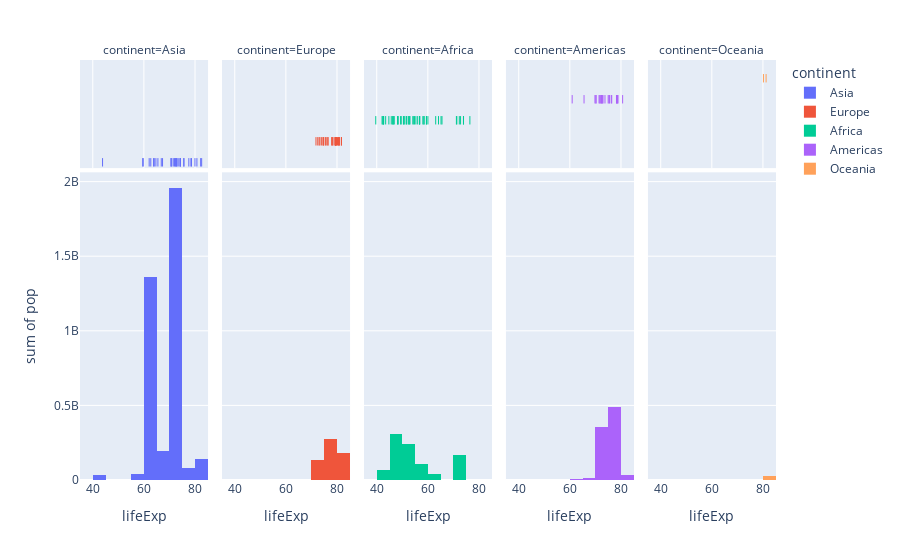

Source (notebook cell):
### Code cell
px.histogram(df, 
             x="lifeExp", 
             y="pop",
             hover_name="country", 
             color= "continent",
             marginal="rug",
             facet_col="continent"
            )

### Figure 1 — Plotly figure (JSON) as saved in the notebook; plotly's stock layout.template omitted (floating-point values rounded to 4 significant figures)
{"data": [{"bingroup": "x", "histfunc": "sum", "hovertemplate": "continent=Asia<br>lifeExp=%{x}<br>sum of pop=%{y}<extra></extra>", "legendgroup": "Asia", "marker": {"color": "#636efa", "pattern": {"shape": ""}}, "name": "Asia", "orientation": "v", "showlegend": true, "type": "histogram", "x": [43.83, 75.64, 64.06, 59.72, 72.96, 82.21, 64.7, 70.65, 70.96, 59.55, 80.75, 82.6, 72.53, 67.3, 78.62, 77.59, 71.99, 74.24, 66.8, 62.07, 63.78, 75.64, 65.48, 71.69, 72.78, 79.97, 72.4, 74.14, 78.4, 70.62, 74.25, 73.42, 62.7], "xaxis": "x", "y": [31889923, 708573, 150448339, 14131858, 1318683096, 6980412, 1110396331, 223547000, 69453570, 27499638, 6426679, 127467972, 6053193, 23301725, 49044790, 2505559, 3921278, 24821286, 2874127, 47761980, 28901790, 3204897, 169270617, 91077287, 27601038, 4553009, 20378239, 19314747, 23174294, 65068149, 85262356, 4018332, 22211743], "yaxis": "y"}, {"boxpoints": "all", "fillcolor": "rgba(255,255,255,0)", "hoveron": "points", "hovertemplate": "<b>%{hovertext}</b><br><br>continent=Asia<br>lifeExp=%{x}<extra></extra>", "hovertext": ["Afghanistan", "Bahrain", "Bangladesh", "Cambodia", "China", "Hong Kong, China", "India", "Indonesia", "Iran", "Iraq", "Israel", "Japan", "Jordan", "Korea, Dem. Rep.", "Korea, Rep.", "Kuwait", "Lebanon", "Malaysia", "Mongolia", "Myanmar", "Nepal", "Oman", "Pakistan", "Philippines", "Saudi Arabia", "Singapore", "Sri Lanka", "Syria", "Taiwan", "Thailand", "Vietnam", "West Bank and Gaza", "Yemen, Rep."], "jitter": 0, "legendgroup": "Asia", "line": {"color": "rgba(255,255,255,0)"}, "marker": {"color": "#636efa", "symbol": "line-ns-open"}, "name": "Asia", "showlegend": false, "type": "box", "x": [43.83, 75.64, 64.06, 59.72, 72.96, 82.21, 64.7, 70.65, 70.96, 59.55, 80.75, 82.6, 72.53, 67.3, 78.62, 77.59, 71.99, 74.24, 66.8, 62.07, 63.78, 75.64, 65.48, 71.69, 72.78, 79.97, 72.4, 74.14, 78.4, 70.62, 74.25, 73.42, 62.7], "xaxis": "x6", "yaxis": "y6"}, {"bingroup": "x", "histfunc": "sum", "hovertemplate": "continent=Europe<br>lifeExp=%{x}<br>sum of pop=%{y}<extra></extra>", "legendgroup": "Europe", "marker": {"color": "#EF553B", "pattern": {"shape": ""}}, "name": "Europe", "orientation": "v", "showlegend": true, "type": "histogram", "x": [76.42, 79.83, 79.44, 74.85, 73.0, 75.75, 76.49, 78.33, 79.31, 80.66, 79.41, 79.48, 73.34, 81.76, 78.89, 80.55, 74.54, 79.76, 80.2, 75.56, 78.1, 72.48, 74.0, 74.66, 77.93, 80.94, 80.88, 81.7, 71.78, 79.42], "xaxis": "x2", "y": [3600523, 8199783, 10392226, 4552198, 7322858, 4493312, 10228744, 5468120, 5238460, 61083916, 82400996, 10706290, 9956108, 301931, 4109086, 58147733, 684736, 16570613, 4627926, 38518241, 10642836, 22276056, 10150265, 5447502, 2009245, 40448191, 9031088, 7554661, 71158647, 60776238], "yaxis": "y2"}, {"boxpoints": "all", "fillcolor": "rgba(255,255,255,0)", "hoveron": "points", "hovertemplate": "<b>%{hovertext}</b><br><br>continent=Europe<br>lifeExp=%{x}<extra></extra>", "hovertext": ["Albania", "Austria", "Belgium", "Bosnia and Herzegovina", "Bulgaria", "Croatia", "Czech Republic", "Denmark", "Finland", "France", "Germany", "Greece", "Hungary", "Iceland", "Ireland", "Italy", "Montenegro", "Netherlands", "Norway", "Poland", "Portugal", "Romania", "Serbia", "Slovak Republic", "Slovenia", "Spain", "Sweden", "Switzerland", "Turkey", "United Kingdom"], "jitter": 0, "legendgroup": "Europe", "line": {"color": "rgba(255,255,255,0)"}, "marker": {"color": "#EF553B", "symbol": "line-ns-open"}, "name": "Europe", "showlegend": false, "type": "box", "x": [76.42, 79.83, 79.44, 74.85, 73.0, 75.75, 76.49, 78.33, 79.31, 80.66, 79.41, 79.48, 73.34, 81.76, 78.89, 80.55, 74.54, 79.76, 80.2, 75.56, 78.1, 72.48, 74.0, 74.66, 77.93, 80.94, 80.88, 81.7, 71.78, 79.42], "xaxis": "x7", "yaxis": "y7"}, {"bingroup": "x", "histfunc": "sum", "hovertemplate": "continent=Africa<br>lifeExp=%{x}<br>sum of pop=%{y}<extra></extra>", "legendgroup": "Africa", "marker": {"color": "#00cc96", "pattern": {"shape": ""}}, "name": "Africa", "orientation": "v", "showlegend": true, "type": "histogram", "x": [72.3, 42.73, 56.73, 50.73, 52.3, 49.58, 50.43, 44.74, 50.65, 65.15, 46.46, 55.32, 48.33, 54.79, 71.34, 51.58, 58.04, 52.95, 56.73, 59.45, 60.02, 56.01, 46.39, 54.11, 42.59, 45.68, 73.95, 59.44, 48.3, 54.47, 64.16, 72.8, 71.16, 42.08, 52.91, 56.87, 46.86, 76.44, 46.24, 65.53, 63.06, 42.57, 48.16, 49.34, 58.56, 39.61, 52.52, 58.42, 73.92, 51.54, 42.38, 43.49], "xaxis": "x3", "y": [33333216, 12420476, 8078314, 1639131, 14326203, 8390505, 17696293, 4369038, 10238807, 710960, 64606759, 3800610, 18013409, 496374, 80264543, 551201, 4906585, 76511887, 1454867, 1688359, 22873338, 9947814, 1472041, 35610177, 2012649, 3193942, 6036914, 19167654, 13327079, 12031795, 3270065, 1250882, 33757175, 19951656, 2055080, 12894865, 135031164, 798094, 8860588, 199579, 12267493, 6144562, 9118773, 43997828, 42292929, 1133066, 38139640, 5701579, 10276158, 29170398, 11746035, 12311143], "yaxis": "y3"}, {"boxpoints": "all", "fillcolor": "rgba(255,255,255,0)", "hoveron": "points", "hovertemplate": "<b>%{hovertext}</b><br><br>continent=Africa<br>lifeExp=%{x}<extra></extra>", "hovertext": ["Algeria", "Angola", "Benin", "Botswana", "Burkina Faso", "Burundi", "Cameroon", "Central African Republic", "Chad", "Comoros", "Congo, Dem. Rep.", "Congo, Rep.", "Cote d'Ivoire", "Djibouti", "Egypt", "Equatorial Guinea", "Eritrea", "Ethiopia", "Gabon", "Gambia", "Ghana", "Guinea", "Guinea-Bissau", "Kenya", "Lesotho", "Liberia", "Libya", "Madagascar", "Malawi", "Mali", "Mauritania", "Mauritius", "Morocco", "Mozambique", "Namibia", "Niger", "Nigeria", "Reunion", "Rwanda", "Sao Tome and Principe", "Senegal", "Sierra Leone", "Somalia", "South Africa", "Sudan", "Swaziland", "Tanzania", "Togo", "Tunisia", "Uganda", "Zambia", "Zimbabwe"], "jitter": 0, "legendgroup": "Africa", "line": {"color": "rgba(255,255,255,0)"}, "marker": {"color": "#00cc96", "symbol": "line-ns-open"}, "name": "Africa", "showlegend": false, "type": "box", "x": [72.3, 42.73, 56.73, 50.73, 52.3, 49.58, 50.43, 44.74, 50.65, 65.15, 46.46, 55.32, 48.33, 54.79, 71.34, 51.58, 58.04, 52.95, 56.73, 59.45, 60.02, 56.01, 46.39, 54.11, 42.59, 45.68, 73.95, 59.44, 48.3, 54.47, 64.16, 72.8, 71.16, 42.08, 52.91, 56.87, 46.86, 76.44, 46.24, 65.53, 63.06, 42.57, 48.16, 49.34, 58.56, 39.61, 52.52, 58.42, 73.92, 51.54, 42.38, 43.49], "xaxis": "x8", "yaxis": "y8"}, {"bingroup": "x", "histfunc": "sum", "hovertemplate": "continent=Americas<br>lifeExp=%{x}<br>sum of pop=%{y}<extra></extra>", "legendgroup": "Americas", "marker": {"color": "#ab63fa", "pattern": {"shape": ""}}, "name": "Americas", "orientation": "v", "showlegend": true, "type": "histogram", "x": [75.32, 65.55, 72.39, 80.65, 78.55, 72.89, 78.78, 78.27, 72.23, 74.99, 71.88, 70.26, 60.92, 70.2, 72.57, 76.19, 72.9, 75.54, 71.75, 71.42, 78.75, 69.82, 78.24, 76.38, 73.75], "xaxis": "x4", "y": [40301927, 9119152, 190010647, 33390141, 16284741, 44227550, 4133884, 11416987, 9319622, 13755680, 6939688, 12572928, 8502814, 7483763, 2780132, 108700891, 5675356, 3242173, 6667147, 28674757, 3942491, 1056608, 301139947, 3447496, 26084662], "yaxis": "y4"}, {"boxpoints": "all", "fillcolor": "rgba(255,255,255,0)", "hoveron": "points", "hovertemplate": "<b>%{hovertext}</b><br><br>continent=Americas<br>lifeExp=%{x}<extra></extra>", "hovertext": ["Argentina", "Bolivia", "Brazil", "Canada", "Chile", "Colombia", "Costa Rica", "Cuba", "Dominican Republic", "Ecuador", "El Salvador", "Guatemala", "Haiti", "Honduras", "Jamaica", "Mexico", "Nicaragua", "Panama", "Paraguay", "Peru", "Puerto Rico", "Trinidad and Tobago", "United States", "Uruguay", "Venezuela"], "jitter": 0, "legendgroup": "Americas", "line": {"color": "rgba(255,255,255,0)"}, "marker": {"color": "#ab63fa", "symbol": "line-ns-open"}, "name": "Americas", "showlegend": false, "type": "box", "x": [75.32, 65.55, 72.39, 80.65, 78.55, 72.89, 78.78, 78.27, 72.23, 74.99, 71.88, 70.26, 60.92, 70.2, 72.57, 76.19, 72.9, 75.54, 71.75, 71.42, 78.75, 69.82, 78.24, 76.38, 73.75], "xaxis": "x9", "yaxis": "y9"}, {"bingroup": "x", "histfunc": "sum", "hovertemplate": "continent=Oceania<br>lifeExp=%{x}<br>sum of pop=%{y}<extra></extra>", "legendgroup": "Oceania", "marker": {"color": "#FFA15A", "pattern": {"shape": ""}}, "name": "Oceania", "orientation": "v", "showlegend": true, "type": "histogram", "x": [81.23, 80.2], "xaxis": "x5", "y": [20434176, 4115771], "yaxis": "y5"}, {"boxpoints": "all", "fillcolor": "rgba(255,255,255,0)", "hoveron": "points", "hovertemplate": "<b>%{hovertext}</b><br><br>continent=Oceania<br>lifeExp=%{x}<extra></extra>", "hovertext": ["Australia", "New Zealand"], "jitter": 0, "legendgroup": "Oceania", "line": {"color": "rgba(255,255,255,0)"}, "marker": {"color": "#FFA15A", "symbol": "line-ns-open"}, "name": "Oceania", "showlegend": false, "type": "box", "x": [81.23, 80.2], "xaxis": "x10", "yaxis": "y10"}], "layout": {"annotations": [{"font": {}, "showarrow": false, "text": "continent=Asia", "x": 0.092, "xanchor": "center", "xref": "paper", "y": 1, "yanchor": "bottom", "yref": "paper"}, {"font": {}, "showarrow": false, "text": "continent=Europe", "x": 0.296, "xanchor": "center", "xref": "paper", "y": 1, "yanchor": "bottom", "yref": "paper"}, {"font": {}, "showarrow": false, "text": "continent=Africa", "x": 0.5, "xanchor": "center", "xref": "paper", "y": 1, "yanchor": "bottom", "yref": "paper"}, {"font": {}, "showarrow": false, "text": "continent=Americas", "x": 0.704, "xanchor": "center", "xref": "paper", "y": 1, "yanchor": "bottom", "yref": "paper"}, {"font": {}, "showarrow": false, "text": "continent=Oceania", "x": 0.908, "xanchor": "center", "xref": "paper", "y": 1, "yanchor": "bottom", "yref": "paper"}], "barmode": "relative", "legend": {"title": {"text": "continent"}, "tracegroupgap": 0}, "margin": {"t": 60}, "xaxis": {"anchor": "y", "domain": [0, 0.184], "title": {"text": "lifeExp"}}, "xaxis10": {"anchor": "y10", "domain": [0.816, 1], "matches": "x", "showgrid": true, "showticklabels": false}, "xaxis2": {"anchor": "y2", "domain": [0.204, 0.388], "matches": "x", "title": {"text": "lifeExp"}}, "xaxis3": {"anchor": "y3", "domain": [0.408, 0.592], "matches": "x", "title": {"text": "lifeExp"}}, "xaxis4": {"anchor": "y4", "domain": [0.612, 0.796], "matches": "x", "title": {"text": "lifeExp"}}, "xaxis5": {"anchor": "y5", "domain": [0.816, 1], "matches": "x", "title": {"text": "lifeExp"}}, "xaxis6": {"anchor": "y6", "domain": [0, 0.184], "matches": "x", "showgrid": true, "showticklabels": false}, "xaxis7": {"anchor": "y7", "domain": [0.204, 0.388], "matches": "x", "showgrid": true, "showticklabels": false}, "xaxis8": {"anchor": "y8", "domain": [0.408, 0.592], "matches": "x", "showgrid": true, "showticklabels": false}, "xaxis9": {"anchor": "y9", "domain": [0.612, 0.796], "matches": "x", "showgrid": true, "showticklabels": false}, "yaxis": {"anchor": "x", "domain": [0, 0.7326], "title": {"text": "sum of pop"}}, "yaxis10": {"anchor": "x10", "domain": [0.7426, 1], "matches": "y6", "showgrid": false, "showline": false, "showticklabels": false, "ticks": ""}, "yaxis2": {"anchor": "x2", "domain": [0, 0.7326], "matches": "y", "showticklabels": false}, "yaxis3": {"anchor": "x3", "domain": [0, 0.7326], "matches": "y", "showticklabels": false}, "yaxis4": {"anchor": "x4", "domain": [0, 0.7326], "matches": "y", "showticklabels": false}, "yaxis5": {"anchor": "x5", "domain": [0, 0.7326], "matches": "y", "showticklabels": false}, "yaxis6": {"anchor": "x6", "domain": [0.7426, 1], "matches": "y6", "showgrid": false, "showline": false, "showticklabels": false, "ticks": ""}, "yaxis7": {"anchor": "x7", "domain": [0.7426, 1], "matches": "y6", "showgrid": false, "showline": false, "showticklabels": false, "ticks": ""}, "yaxis8": {"anchor": "x8", "domain": [0.7426, 1], "matches": "y6", "showgrid": false, "showline": false, "showticklabels": false, "ticks": ""}, "yaxis9": {"anchor": "x9", "domain": [0.7426, 1], "matches": "y6", "showgrid": false, "showline": false, "showticklabels": false, "ticks": ""}}}
